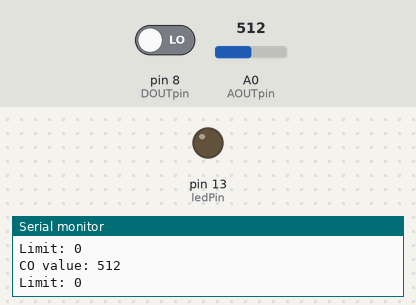
Simulated run of this sketch. Board: Arduino Uno, built with avr-gcc and run on an emulated ATmega328P. Shown: output pins drawn as LEDs (lit = HIGH), the last lines printed to the serial monitor. The inputs (shaded band) are chosen by the test bench; at power-on: pin 8 (DOUTpin) LOW, A0 (AOUTpin) = 512.

Above: at 1.2 s.
1.3 s: pin 8 (DOUTpin) driven HIGH
At 2.6 s:
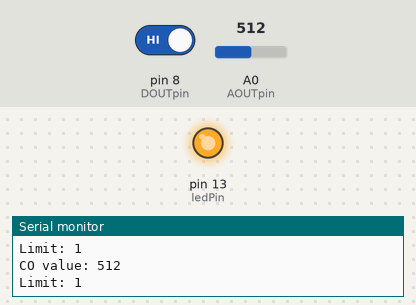
2.9 s: pin 8 (DOUTpin) driven LOW
At 4.4 s:
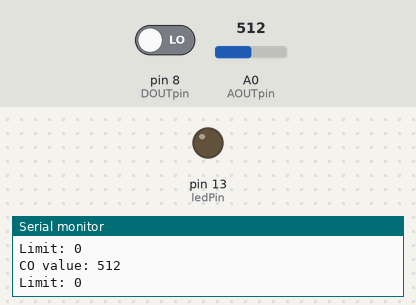
Timing chart, 0 to 5.9 s (numbered marks = the images above; inputs shaded):
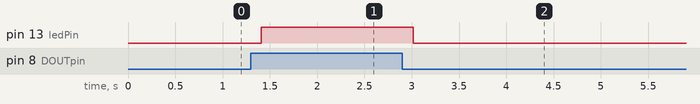

The sketch:

mq7_interfacing.ino
```cpp
const int AOUTpin=0; //the AOUT pin of the CO sensor goes into analog pin A0 of the arduino
const int DOUTpin=8; //the DOUT pin of the CO sensor goes into digital pin D8 of the arduino
const int ledPin=13; //the anode of the LED connects to digital pin D13 of the arduino

int watchman_dude;
int valve;

void setup() {
  Serial.begin(115200);     //sets the baud rate
  pinMode(DOUTpin, INPUT);  //sets the pin as an input to the arduino
  pinMode(ledPin, OUTPUT);  //sets the pin as an output of the arduino
}

void loop()
{
  watchman_dude= analogRead(AOUTpin);  //reads the analaog value from the CO sensor's AOUT pin
  valve = digitalRead(DOUTpin);        //reads the digital value from the CO sensor's DOUT pin
  Serial.print("CO value: ");
  Serial.println(watchman_dude);       //prints the CO value
  Serial.print("Limit: ");
  Serial.println(valve);               //prints the limit reached as either LOW or HIGH (above or underneath)
  delay(100);
  if (valve == HIGH){
    digitalWrite(ledPin, HIGH);       //if limit has been reached, LED turns on as status indicator
  }
  else{
    digitalWrite(ledPin, LOW);          //if threshold not reached, LED remains off
  }
}
```

Measured:
- after the input at 1.3 s, pin 13 (ledPin): LOW → HIGH after 0.11 s
- after the input at 2.9 s, pin 13 (ledPin): HIGH → LOW after 0.12 s
